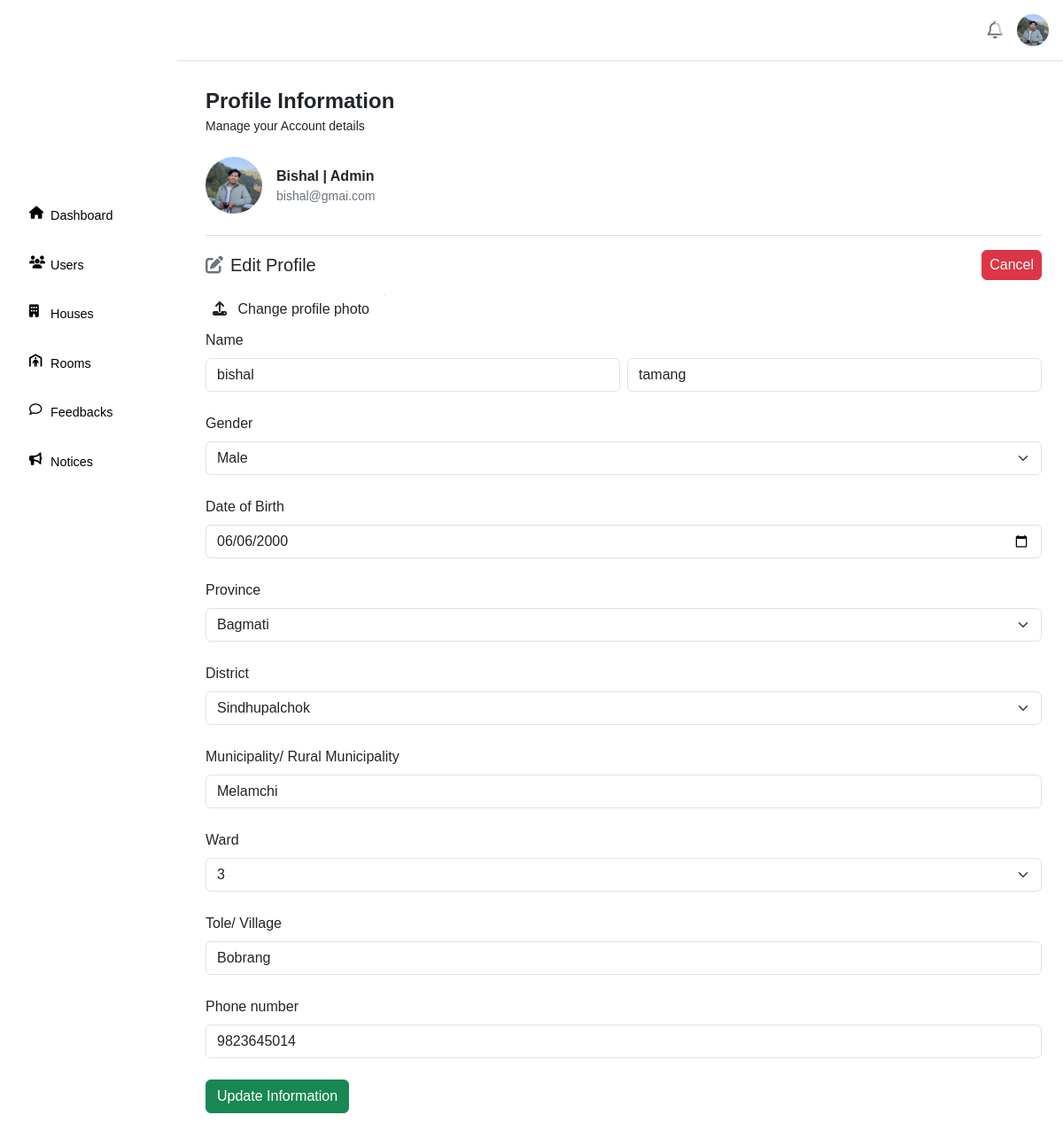
The page /admin/profile/edit (signed in) on the database its author committed.
### tables this page shows
CREATE TABLE `admin_tb` (
  `admin_id` int(11) NOT NULL,
  `first_name` varchar(12) NOT NULL,
  `last_name` varchar(15) NOT NULL,
  `gender` varchar(7) NOT NULL,
  `dob` date NOT NULL,
  `email` varchar(254) NOT NULL,
  `password` varchar(255) NOT NULL,
  `phone_number` varchar(15) NOT NULL,
  `province` varchar(20) NOT NULL,
  `district` varchar(20) NOT NULL,
  `municipality_rural` varchar(40) NOT NULL,
  `ward` int(11) NOT NULL,
  `tole_village` varchar(30) NOT NULL,
  `profile_photo` varchar(250) NOT NULL,
  `kyc_front` varchar(250) NOT NULL,
  `kyc_back` varchar(250) NOT NULL,
  `registration_date` datetime NOT NULL,
  `flag` varchar(10) DEFAULT NULL
);

### classes/admin.php (called while the page is built, shortened)
<?php
require_once __DIR__ . '/../app/connection.php';
class Admin
{
    private $phoneNumber;
    public function __construct()
    {
        $this->phoneNumber = "";
    }
    public function getPhoneNumber()
    {
        return $this->phoneNumber;
    }
    public function set($firstName, $lastName, $gender, $dob, $email, $phoneNumber, $province, $district, $municipalityRural, $ward, $toleVillage, $flag, $profilePhoto, $registrationDate)
    {
        $this->name = [
            'first' => $firstName,
            'last' => $lastName
        ];
        $this->gender = $gender;
        $this->dob = $dob;
        $this->email = $email;
        $this->phoneNumber = $phoneNumber;
        $this->address = [
            'province' => $province,
            'district' => $district,
            'municipalityRural' => $municipalityRural,
            'ward' => $ward,
            'toleVillage' => $toleVillage,
        ];
        $this->profilePhoto = $profilePhoto;
    }
    public function fetch($adminId, $howMuch)
    {
        global $conn;
        $query = $howMuch == "all" ? "SELECT * FROM admin_tb WHERE admin_id = '$adminId' LIMIT 1" : "SELECT first_name, email, flag, profile_photo FROM admin_tb WHERE admin_id = '$adminId' LIMIT 1";
        $result = mysqli_query($conn, $query);
    }
}

### pages/admin/sections/edit-profile.php (the view, shortened to what this page needs)
<form method="POST" action="/rentrover/pages/admin/app/edit-profile.php" class="d-nones d-flex flex-column"
    id="profile-form" enctype="multipart/form-data">
    <div class="d-flex flex-row mb-3 align-items-center justify-content-between">
        <div class="d-flex flex-row align-items-center gap-2">
            <i class="fa fa-edit fs-5 text-secondary"></i>
            <h5 class="m-0"> Edit Profile </h5>
        </div>
        <a href="/rentrover/admin/profile/view" class="btn btn-danger p-1 px-2"> Cancel </a>
    </div>
    <div class="d-flex flex-row gap-3">
        <label for="profile-photo" class="mb-2 pointer"> <i class="fa-solid fa-upload m-2"></i> Change profile
            photo </label>
        <div class="d-flex flex-row file">
            <input type="file" name="profile-photo" id="profile-photo" class="form-control p-0 m-0" accept="image/*"
                style="height:0; width: 0;">
        </div>
    </div>
    <label for="first-name" class="mb-2"> Name </label>
    <div class="d-flex flex-column flex-md-row gap-2">
        <input type="text" value="<?php if ($profileUser->name['first'] != '')
            echo $profileUser->name['first']; ?>" name="first-name" class="form-control" id="first-name"
            placeholder="first name">
        <input type="text" value="<?php if ($profileUser->name['last'] != '')
            echo $profileUser->name['last']; ?>" name="last-name" class="form-control" id="last-name"
            placeholder="last name">
    </div>
    <label for="gender" class="mt-4 mb-2"> Gender </label>
    <select name="gender" class="form-select" id="gender">
        <?php
        $gender = $profileUser->gender;
        if ($gender != '') {
            ?>
            <option value="<?= $gender ?>" selected hidden> <?= ucfirst($gender) ?> </option>
            <?php
        } else {
            ?>
            <option value="" selected hidden> Select Gender </option>
            <?php
        }
        ?>
    </select>
    <label for="dob" class="mt-4 mb-2"> Date of Birth </label>
    <input type="date" value="<?php if ($profileUser->dob != '0000-00-00')
        echo $profileUser->dob ?>" name="dob" class="form-control" id="dob">
        <label for="province" class="mt-4 mb-2"> Province </label>
        <select name="province" class="form-select" id="province">
            <?php
    $province = $profileUser->address['province'];
    if ($province != '') {
        ?>
            <option value="<?= $province ?>" selected hidden> <?= ucwords($province) ?> </option>
            <?php
    } else {
        ?>
            <option value="" selected hidden> Select Province </option>
            <?php
    }
    ?>
    </select>
    <label for="district" class="mt-4 mb-2"> District </label>
    <select name="district" class="form-select" id="district">
        <?php
        $district = $profileUser->address['district'];
        if ($district != '') {
            ?>
            <option value="<?= $district ?>" selected hidden> <?= ucwords($district) ?> </option>
            <?php
        } else {
            ?>
            <option value="" selected hidden> Select District </option>
            <?php
        }
        ?>
    </select>
    <label for="municipality-rural-municipality" class="mt-4 mb-2"> Municipality/ Rural Municipality
    </label>
    <input type="text" value="<?php if ($profileUser->address['municipalityRural'] != '')
        echo ucwords($profileUser->address['municipalityRural']); ?>" name="municipality-rural" class="form-control"
        id="municipality-rural-municipality" placeholder="municipality/ rural municipality">
    <label for="ward" class="mt-4 mb-2"> Ward </label>
    <select name="ward" class="form-select" id="ward">
        <?php
        $ward = $profileUser->address['ward'];
        if ($ward != '' && $ward != 0) {
            ?>
            <option value="<?= $ward ?>" selected hidden> <?= $ward ?> </option>
            <?php
        } else {
            ?>
            <option value="" selected hidden> Select Ward </option>
            <?php
        }
        ?>
    </select>
    <label for="tole-village" class="mt-4 mb-2"> Tole/ Village </label>
    <input type="text" value="<?php if ($profileUser->address['toleVillage'] != '')
        echo ucwords($profileUser->address['toleVillage']); ?>" name="tole-village" class="form-control"
        id="tole-village" placeholder="tole/ village">
    <label for="phone-number" class="mt-4 mb-2"> Phone number </label>
    <input type="text" value="<?php if ($profileUser->getPhoneNumber() != '')
        echo $profileUser->getPhoneNumber(); ?>" name="phone-number" class="form-control" id="phone-number"
        placeholder="phone number" minlength="10" maxlength="10" />
    <div class="d-flex flex-row gap-2 action">
        <button type="submit" class="mt-4 btn btn-success fit-content" id="update-profile-btn"> Update
            Information </button>
    </div>
</form>

### pages/admin/profile.php (shortened to what this page needs)
<?php
require_once __DIR__ . '/../../classes/admin.php';
$profileUser = new Admin();
$profileUser->fetch($r_id, "all");
$page = "profile";
?>
<!DOCTYPE html>
<html lang="en">
<head>
    <link rel="stylesheet" href="https://cdnjs.cloudflare.com/ajax/libs/font-awesome/6.6.0/css/all.min.css"
 />
    <link href="https://cdn.jsdelivr.net/npm/bootstrap@5.3.3/dist/css/bootstrap.min.css" rel="stylesheet"
>
    <link rel="stylesheet" href="/rentrover/bootstrap/bootstrap-css-5.3.3/bootstrap.min.css">
    <link rel="stylesheet" href="/rentrover/css/style.css">
    <link rel="stylesheet" href="/rentrover/css/profile.css">
    <link rel="stylesheet" href="/rentrover/css/user-detail.css">
    <link rel="stylesheet" href="/rentrover/css/popup-alert.css">
    <link rel="stylesheet" href="/rentrover/css/aside.css">
</head>
<body>
    <?php include __DIR__ . '/sections/aside.php'; ?>
    <main>
        <div class="d-nones d-flex flex-column user-profile-container profile-content">
            <p class="m-0 fs-4 fw-semibold"> Profile Information </p>
            <p class="m-0 small"> Manage your Account details </p>
            <div class="d-flex flex-row gap-3 mt-4 align-items-center photo-username-email">
                <div class="photo">
                    <?php
                    if ($profileUser->profilePhoto != '') {
                        $tempPhotoSrc = "/rentrover/uploads/admins/$profileUser->profilePhoto";
                        ?>
                        <img src="<?= $tempPhotoSrc ?>" id="profile-photo-container" alt="user profile photo"
                            class="pointer">
                        <?php
                    } else {
                        $tempPhotoSrc = "/rentrover/uploads/blank-profile.jpg";
                        ?>
                        <img src="/rentrover/uploads/blank-profile.jpg" id="profile-photo-container"
                            alt="user profile photo" class="pointer">
                        <?php
                    }
                    ?>
                </div>
                <div class="username-email">
                    <p class="m-0 fw-semibold">
                        <?= ($profileUser->name['first'] != '') ? ucfirst($profileUser->name['first']) : "New" ?> |
                        Admin
                    </p>
                    <p class="m-0 text-secondary small"> <?= $profileUser->email ?> </p>
                </div>
            </div>
            <hr class="mt-4 text-secondary" />
            <?php
            switch ($tab) {
                case 'edit':
                    include_once __DIR__ . '/sections/edit-profile.php';
                    break;
            }
            ?>
        </div>
    </main>
</body>
</html>

### pages/admin/sections/aside.php (shortened to what this page needs)
<?php
require_once __DIR__ . '/../../../classes/admin.php';
?>
<!DOCTYPE html>
<html lang="en">
<head>
    <link rel="stylesheet" href="https://cdnjs.cloudflare.com/ajax/libs/font-awesome/6.6.0/css/all.min.css"
 />
    <link href="https://cdn.jsdelivr.net/npm/bootstrap@5.3.3/dist/css/bootstrap.min.css" rel="stylesheet"
>
    <link rel="stylesheet" href="/rentrover/bootstrap/bootstrap-css-5.3.3/bootstrap.min.css">
    <link rel="stylesheet" href="/rentrover/css/style.css">
    <link rel="stylesheet" href="/rentrover/css/aside.css">
</head>
<body>
    <header class="position-fixed w-100 d-flex flex-row gap-3 p-3 justify-content-end align-items-center header">
        <?php
        $page = $page ?? '';
            ?>
        <div class="position-relative notification-section">
            <div class="position-relative notification-icon pointer" id="notification-icon">
                <i class="fa-regular fa-bell fs-5 pt-1 text-secondary pointer"></i>
                <div class="position-absolute text-danger fw-semibold notification-counter" id="notification-count">
                </div>
            </div>
        </div>
        <div class="position-relative profile-container">
            <div class="profile" id="profile-image-container">
                <?php
                if ($profileUser->profilePhoto != "") {
                    ?>
                    <img src="/rentrover/uploads/admins/<?= $profileUser->profilePhoto ?>" alt="user profile photo"
                        class="pointer">
                    <?php
                } else {
                    ?>
                    <img src="/rentrover/uploads/blank-profile.jpg" alt="user profile photo" class="pointer">
                    <?php
                }
                ?>
            </div>
        </div>
    </header>
    <aside class="position-fixed aside">
        <ul>
            <li class="<?= $page == 'dashboard' ? 'active' : 'inactive'; ?>"
                onclick="window.location.href='/rentrover/admin/dashboard'">
                <i class="fa fa-home"></i>
                <span id="ul-span"> Dashboard </span>
            </li>
            <li class="<?= $page == 'users' || $page == "user-detail" ? 'active' : 'inactive'; ?>"
                onclick="window.location.href='/rentrover/admin/users'">
                <i class="fa fa-users"></i>
                <span> Users </span>
            </li>
            <li class="<?= $page == 'houses' || $page == "house-detail" ? 'active' : 'inactive'; ?>"
                onclick="window.location.href='/rentrover/admin/houses'">
                <i class="fa fa-building"></i>
                <span> Houses </span>
            </li>
            <li class="<?= $page == 'rooms' || $page == "room-detail" ? 'active' : 'inactive'; ?>"
                onclick="window.location.href='/rentrover/admin/rooms'">
                <i class="fa-solid fa-person-shelter"></i>
                <span> Rooms </span>
            </li>
            <li class="<?= $page == 'feedbacks' ? 'active' : 'inactive'; ?>"
                onclick="window.location.href='/rentrover/admin/feedbacks'">
                <i class="fa-regular fa-comment"></i>
                <span> Feedbacks </span>
            </li>
            <li class="<?= $page == 'notices' ? 'active' : 'inactive'; ?>"
                onclick="window.location.href='/rentrover/admin/notices'">
                <i class="fa fa-bullhorn"></i>
                <span> Notices </span>
            </li>
        </ul>
    </aside>
</body>
</html>

### css/style.css (style rules this page uses)
* { font-family: "Helvetica", sans-serif; font-family: "Poppins", sans-serif; margin: 0; padding: 0; box-sizing: border-box; }
html { height: 100%; font-size: 16px; box-sizing: border-box; scroll-behavior: smooth; scroll-padding-top: 5rem; }
:root { --brand-color: rgb(26, 165, 219); --shadow-style: -2px 2px 4px 0 var(--shadow-color); --fixed-z-index: 100; }
a, abbr { text-decoration: none; }
body { margin: 0 auto; position: relative; box-sizing: inherit; }
.pointer { cursor: pointer; }
img { width: 100%; height: 100%; -o-object-fit: cover; object-fit: cover; -o-object-position: center; object-position: center; }
.fit-content { width: -moz-fit-content; width: fit-content; height: -moz-fit-content; height: fit-content; }

### css/profile.css (style rules this page uses)
aside { margin-top: 12px; max-width: 200px; width: calc(24px + 0.6rem); position: fixed; }
aside ul { list-style-type: none; padding: 0; margin: 0; max-height: -moz-fit-content; max-height: fit-content; }
aside ul li { padding: 0.6rem; cursor: pointer; border-radius: 0.5rem; font-size: 0.9rem; margin-bottom: 1rem; }
aside ul li i { width: 24px; }
aside ul li span { display: none; }
main { width: 100%; padding: 12px; padding-left: calc(24px + 0.6rem + 12px); height: -moz-fit-content; height: fit-content; }
.profile-content { padding: 0; }
@media (min-width: 1200px) { aside { min-width: 200px; } }
@media (min-width: 1200px) { aside ul li { display: flex; } }
@media (min-width: 1200px) { aside ul li span { display: flex; } }
@media (min-width: 1200px) { main { padding-left: calc(200px + 0.6rem); } }

### css/user-detail.css (style rules this page uses)
.user-profile-container { padding-bottom: 3rem; }
.user-profile-container .photo-username-email .photo { width: 64px; min-width: 64px; height: 64px; min-height: 64px; border-radius: 50%; overflow: hidden; }

### css/aside.css (style rules this page uses)
aside, .panel-aside { position: fixed; top: 0; left: 0; overflow-y: scroll; height: 100vh; background-color: white; width: 83px; z-index: 100; }
aside ul, .panel-aside ul { list-style-type: none; margin: 0; height: -moz-fit-content; height: fit-content; padding: 1rem; padding-top: 7rem; }
aside ul li, .panel-aside ul li { padding: 0.5rem; padding-left: 1rem; cursor: pointer; margin-bottom: 1rem; border-radius: 0.5rem; border: 1px solid white; color: black; }
aside ul li i, .panel-aside ul li i { width: 24px; }
aside ul li span, .panel-aside ul li span { display: none; }
header { z-index: var(--fixed-z-index); background-color: white; border-bottom: 1px solid rgb(224, 223, 223); }
header .notification-section .notification-icon .notification-counter { top: -6px; background-color: rgba(255, 255, 255, 0.6); border-radius: 50%; width: 26px; margin-left: 8px; height: 26px; }
header .profile-container .profile { height: 36px; width: 36px; border-radius: 100%; overflow: hidden; }
main { padding: 24px; padding-top: 96px; padding-left: 95px; }
@media (min-width: 1200px) { aside { width: 220px; } }
@media (min-width: 1200px) { aside ul li span { display: inline-block; } }
@media (min-width: 1200px) { main { padding-left: 232px; } }

### rows shown on the page
admin_tb: profile_photo (picture), first_name "Bishal", email "bishal@gmai.com", first-name "bishal", last-name "tamang", gender "Male", dob "06/06/2000", province "Bagmati", district "Sindhupalchok", municipality-rural "Melamchi", ward "3", tole-village "Bobrang", phone-number "9823645014"
